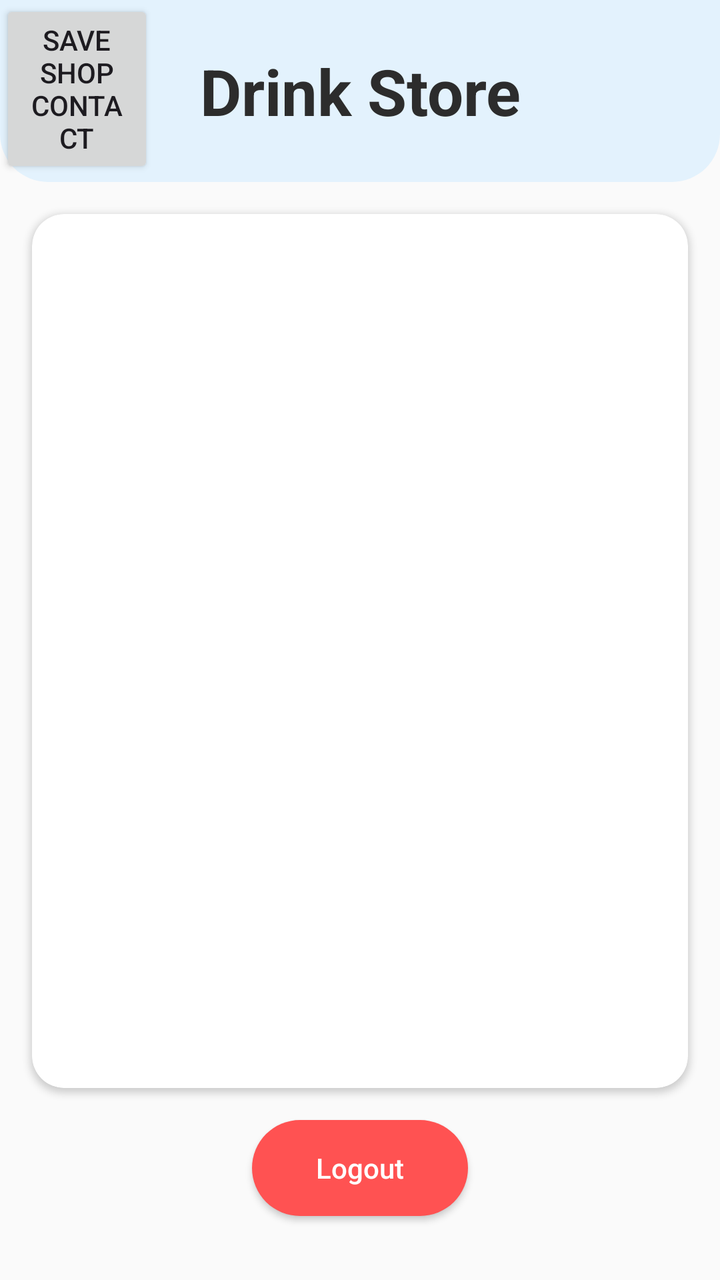
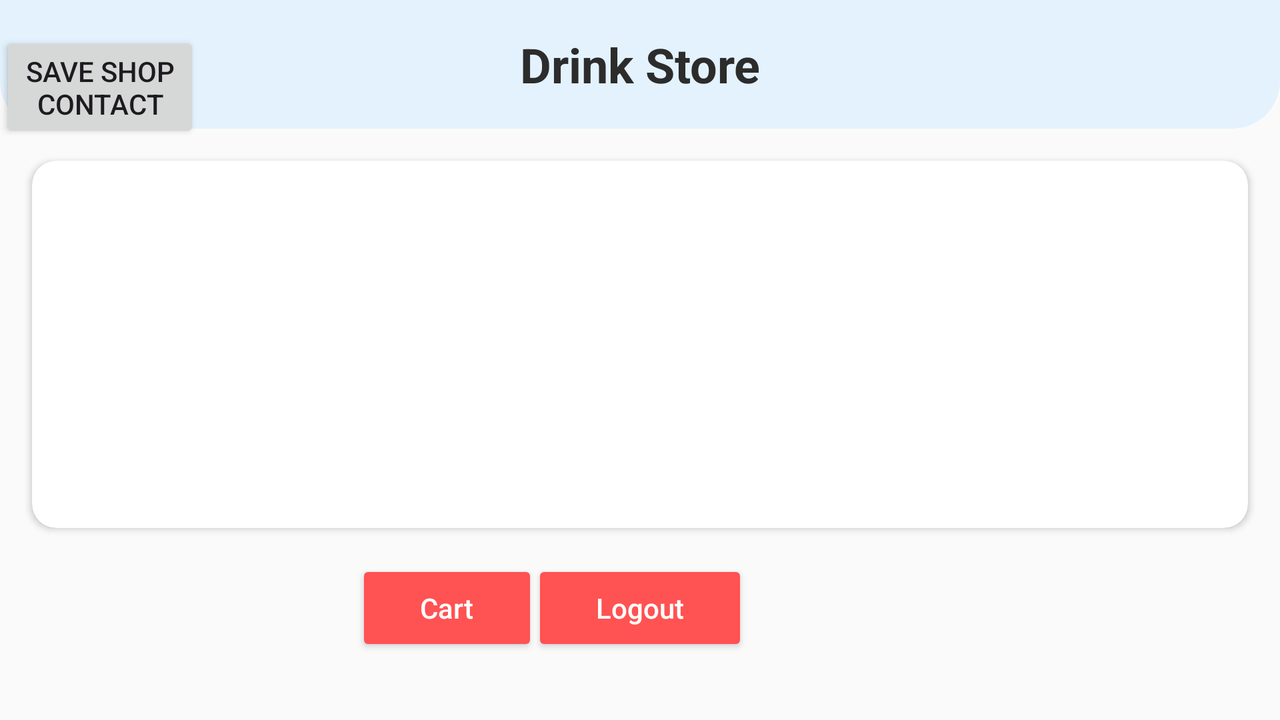

An Android layout and its configuration variant, each rendered on a device that would load it. The default file and the variant file are quoted in full after the pictures.
<!-- AndroidManifest.xml: application theme Theme.Mobil -->
<!-- res/layout/activity_user_index.xml -->
<?xml version="1.0" encoding="utf-8"?>
<androidx.constraintlayout.widget.ConstraintLayout xmlns:android="http://schemas.android.com/apk/res/android"
    xmlns:app="http://schemas.android.com/apk/res-auto"
    xmlns:tools="http://schemas.android.com/tools"
    android:id="@+id/main"
    android:layout_width="match_parent"
    android:layout_height="match_parent"
    android:background="#FAFAFA"
    tools:context=".UserIndexActivity">

    
    <TextView
        android:id="@+id/mainActivityText"
        android:layout_width="0dp"
        android:layout_height="wrap_content"
        android:text="@string/drink_store"
        android:textSize="32sp"
        android:textStyle="bold"
        android:textColor="#2C2C2C"
        android:gravity="center"
        android:padding="24dp"
        android:background="@drawable/header_background"
        app:layout_constraintTop_toTopOf="parent"
        app:layout_constraintStart_toStartOf="parent"
        app:layout_constraintEnd_toEndOf="parent" />

    
    <androidx.cardview.widget.CardView
        android:id="@+id/cardContainer"
        android:layout_width="0dp"
        android:layout_height="0dp"
        android:layout_margin="16dp"
        android:elevation="6dp"
        app:cardCornerRadius="16dp"
        app:layout_constraintTop_toBottomOf="@id/mainActivityText"
        app:layout_constraintBottom_toTopOf="@id/logout"
        app:layout_constraintStart_toStartOf="parent"
        app:layout_constraintEnd_toEndOf="parent">

        <androidx.recyclerview.widget.RecyclerView
            android:id="@+id/categoryRecyclerView"
            android:layout_width="match_parent"
            android:layout_height="match_parent"
            android:clipToPadding="false"
            android:contentDescription="@string/drink_store"
            android:padding="12dp"
            app:layoutManager="androidx.recyclerview.widget.GridLayoutManager"
            app:spanCount="2" />

    </androidx.cardview.widget.CardView>

    
    <Button
        android:id="@+id/logout"
        android:layout_width="wrap_content"
        android:layout_height="wrap_content"
        android:text="@string/logout"
        android:textAllCaps="false"
        android:textColor="#FFFFFF"
        android:backgroundTint="#FF5252"
        android:elevation="4dp"
        android:paddingLeft="32dp"
        android:paddingRight="32dp"
        android:paddingTop="12dp"
        android:paddingBottom="12dp"
        android:layout_marginBottom="32dp"
        android:background="@drawable/rounded_button"
        app:layout_constraintBottom_toBottomOf="parent"
        app:layout_constraintStart_toStartOf="parent"
        app:layout_constraintEnd_toEndOf="parent"
        android:onClick="logout" />

    <Button
        android:id="@+id/contact_button"
        android:layout_width="77dp"
        android:layout_height="89dp"
        android:onClick="saveShopContact"
        android:text="@string/save_shop_contact"
        app:layout_constraintTop_toTopOf="parent"
        tools:layout_editor_absoluteX="16dp"
        tools:ignore="MissingConstraints" />


</androidx.constraintlayout.widget.ConstraintLayout>
<!-- resources referenced by this layout -->
<resources>
  <!-- drawable header_background (drawable) -->
  <shape xmlns:android="http://schemas.android.com/apk/res/android">
      <solid android:color="#E3F2FD"/>
      <corners android:bottomLeftRadius="24dp" android:bottomRightRadius="24dp"/>
  </shape>
  <!-- drawable rounded_button (drawable) -->
  <shape xmlns:android="http://schemas.android.com/apk/res/android">
      <solid android:color="#FF5252"/>
      <corners android:radius="24dp"/>
  </shape>
  <string name="drink_store">Drink Store</string>
  <string name="logout">Logout</string>
  <string name="save_shop_contact">Save Shop Contact</string>
  <!-- from res/values-v23/ -->
  <style name="Theme.Mobil" parent="Base.Theme.Mobil">
          
          <item name="android:navigationBarColor">@android:color/transparent</item>
          <item name="android:statusBarColor">@android:color/transparent</item>
          <item name="android:windowLightStatusBar">?attr/isLightTheme</item>
      </style>
  <style name="Base.Theme.Mobil" parent="Theme.Material3.DayNight.NoActionBar">
          
          
      </style>
</resources>
<!-- res/layout-land/activity_user_index.xml (the author's variant of the layout above) -->
<!-- drawn on the phone turned sideways -->
<?xml version="1.0" encoding="utf-8"?>
<androidx.constraintlayout.widget.ConstraintLayout xmlns:android="http://schemas.android.com/apk/res/android"
    xmlns:app="http://schemas.android.com/apk/res-auto"
    xmlns:tools="http://schemas.android.com/tools"
    android:id="@+id/main"
    android:layout_width="match_parent"
    android:layout_height="match_parent"
    android:background="#FAFAFA"
    tools:context=".UserIndexActivity">

    
    <TextView
        android:id="@+id/mainActivityText"
        android:layout_width="0dp"
        android:layout_height="wrap_content"
        android:background="@drawable/header_background"
        android:gravity="center"
        android:padding="16dp"
        android:text="@string/drink_store"
        android:textColor="#2C2C2C"
        android:textSize="24sp"
        android:textStyle="bold"
        app:layout_constraintEnd_toEndOf="parent"
        app:layout_constraintStart_toStartOf="parent"
        app:layout_constraintTop_toTopOf="parent" />

    
    <androidx.cardview.widget.CardView
        android:layout_width="0dp"
        android:layout_height="0dp"
        android:layout_margin="16dp"
        android:elevation="4dp"
        app:cardCornerRadius="12dp"
        app:layout_constraintTop_toBottomOf="@id/mainActivityText"
        app:layout_constraintBottom_toBottomOf="parent"
        app:layout_constraintStart_toStartOf="parent"
        app:layout_constraintBottom_toTopOf="@id/logout"
        app:layout_constraintEnd_toEndOf="parent">

        <androidx.recyclerview.widget.RecyclerView
            android:id="@+id/categoryRecyclerView"
            android:layout_width="match_parent"
            android:layout_height="match_parent"
            android:padding="12dp"
            android:clipToPadding="false"
            app:layoutManager="androidx.recyclerview.widget.GridLayoutManager"
            app:spanCount="4" />

    </androidx.cardview.widget.CardView>

    
    <Button
        android:id="@+id/logout"
        android:layout_width="wrap_content"
        android:layout_height="wrap_content"
        android:text="@string/logout"
        android:textAllCaps="false"
        android:textColor="#FFFFFF"
        android:backgroundTint="#FF5252"
        android:elevation="4dp"
        android:paddingLeft="32dp"
        android:paddingRight="32dp"
        android:paddingTop="12dp"
        android:paddingBottom="12dp"
        android:layout_marginBottom="32dp"
        app:layout_constraintBottom_toBottomOf="parent"
        app:layout_constraintStart_toStartOf="parent"
        app:layout_constraintEnd_toEndOf="parent"
        android:onClick="logout" />

    <Button
        android:id="@+id/cart"
        android:layout_width="wrap_content"
        android:layout_height="wrap_content"
        android:layout_marginBottom="32dp"
        android:backgroundTint="#FF5252"
        android:elevation="4dp"
        android:onClick="cart"
        android:paddingLeft="32dp"
        android:paddingTop="12dp"
        android:paddingRight="32dp"
        android:paddingBottom="12dp"
        android:text="Cart"
        android:textAllCaps="false"
        android:textColor="#FFFFFF"
        app:layout_constraintBottom_toBottomOf="parent"
        app:layout_constraintEnd_toEndOf="parent"
        app:layout_constraintHorizontal_bias="0.324"
        app:layout_constraintStart_toStartOf="parent" />

    <Button
        android:id="@+id/contact_button"
        android:layout_width="100dp"
        android:layout_height="wrap_content"
        android:layout_marginTop="16dp"
        android:onClick="saveShopContact"
        android:text="@string/save_shop_contact"
        app:layout_constraintTop_toTopOf="@+id/mainActivityText"
        tools:layout_editor_absoluteX="16dp"
        tools:ignore="MissingConstraints" />

</androidx.constraintlayout.widget.ConstraintLayout>
<!-- resources referenced by the variant -->
<!-- as the phone turned sideways resolves them -->
<resources>
  <!-- drawable header_background (drawable) -->
  <shape xmlns:android="http://schemas.android.com/apk/res/android">
      <solid android:color="#E3F2FD"/>
      <corners android:bottomLeftRadius="24dp" android:bottomRightRadius="24dp"/>
  </shape>
  <string name="drink_store">Drink Store</string>
  <string name="logout">Logout</string>
  <string name="save_shop_contact">Save Shop Contact</string>
  <!-- from res/values-v23/ -->
  <style name="Theme.Mobil" parent="Base.Theme.Mobil">
          
          <item name="android:navigationBarColor">@android:color/transparent</item>
          <item name="android:statusBarColor">@android:color/transparent</item>
          <item name="android:windowLightStatusBar">?attr/isLightTheme</item>
      </style>
  <style name="Base.Theme.Mobil" parent="Theme.Material3.DayNight.NoActionBar">
          
          
      </style>
</resources>
